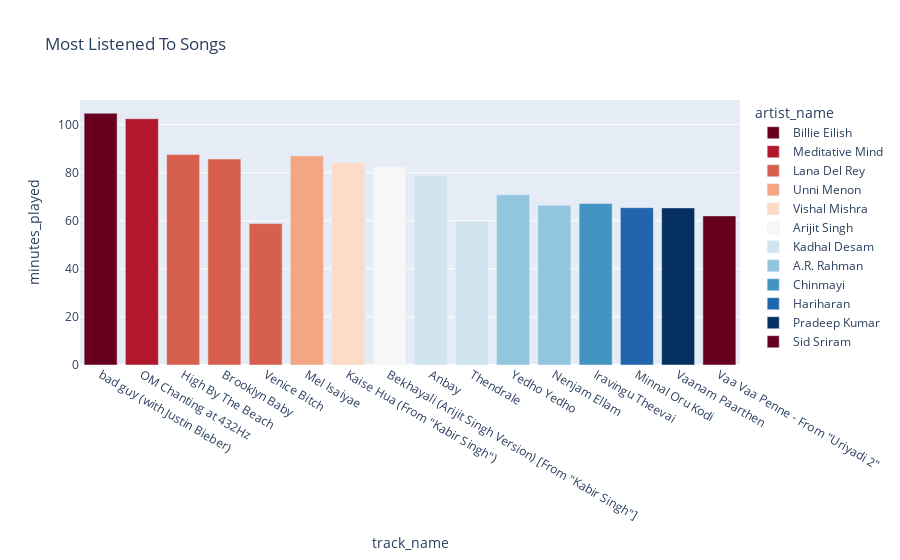

The code cell stored with this chart in its notebook:
### Code cell
fig = px.bar(song, x="track_name", y="minutes_played", title = 'Most Listened To Songs', color = "artist_name", color_discrete_sequence=px.colors.sequential.RdBu)
fig.show()

### Figure 1 — Plotly figure (JSON) as saved in the notebook; plotly's stock layout.template omitted (floating-point values rounded to 4 significant figures)
{"data": [{"alignmentgroup": "True", "hovertemplate": "artist_name=Billie Eilish<br>track_name=%{x}<br>minutes_played=%{y}<extra></extra>", "legendgroup": "Billie Eilish", "marker": {"color": "rgb(103,0,31)", "pattern": {"shape": ""}}, "name": "Billie Eilish", "offsetgroup": "Billie Eilish", "orientation": "v", "showlegend": true, "textposition": "auto", "type": "bar", "x": ["bad guy (with Justin Bieber)"], "xaxis": "x", "y": [104.8], "yaxis": "y"}, {"alignmentgroup": "True", "hovertemplate": "artist_name=Meditative Mind<br>track_name=%{x}<br>minutes_played=%{y}<extra></extra>", "legendgroup": "Meditative Mind", "marker": {"color": "rgb(178,24,43)", "pattern": {"shape": ""}}, "name": "Meditative Mind", "offsetgroup": "Meditative Mind", "orientation": "v", "showlegend": true, "textposition": "auto", "type": "bar", "x": ["OM Chanting at 432Hz"], "xaxis": "x", "y": [102.5], "yaxis": "y"}, {"alignmentgroup": "True", "hovertemplate": "artist_name=Lana Del Rey<br>track_name=%{x}<br>minutes_played=%{y}<extra></extra>", "legendgroup": "Lana Del Rey", "marker": {"color": "rgb(214,96,77)", "pattern": {"shape": ""}}, "name": "Lana Del Rey", "offsetgroup": "Lana Del Rey", "orientation": "v", "showlegend": true, "textposition": "auto", "type": "bar", "x": ["High By The Beach", "Brooklyn Baby", "Venice Bitch"], "xaxis": "x", "y": [87.59, 85.71, 58.86], "yaxis": "y"}, {"alignmentgroup": "True", "hovertemplate": "artist_name=Unni Menon<br>track_name=%{x}<br>minutes_played=%{y}<extra></extra>", "legendgroup": "Unni Menon", "marker": {"color": "rgb(244,165,130)", "pattern": {"shape": ""}}, "name": "Unni Menon", "offsetgroup": "Unni Menon", "orientation": "v", "showlegend": true, "textposition": "auto", "type": "bar", "x": ["Mel Isaiyae"], "xaxis": "x", "y": [87.01], "yaxis": "y"}, {"alignmentgroup": "True", "hovertemplate": "artist_name=Vishal Mishra<br>track_name=%{x}<br>minutes_played=%{y}<extra></extra>", "legendgroup": "Vishal Mishra", "marker": {"color": "rgb(253,219,199)", "pattern": {"shape": ""}}, "name": "Vishal Mishra", "offsetgroup": "Vishal Mishra", "orientation": "v", "showlegend": true, "textposition": "auto", "type": "bar", "x": ["Kaise Hua (From \"Kabir Singh\")"], "xaxis": "x", "y": [84.3], "yaxis": "y"}, {"alignmentgroup": "True", "hovertemplate": "artist_name=Arijit Singh<br>track_name=%{x}<br>minutes_played=%{y}<extra></extra>", "legendgroup": "Arijit Singh", "marker": {"color": "rgb(247,247,247)", "pattern": {"shape": ""}}, "name": "Arijit Singh", "offsetgroup": "Arijit Singh", "orientation": "v", "showlegend": true, "textposition": "auto", "type": "bar", "x": ["Bekhayali (Arijit Singh Version) [From \"Kabir Singh\"]"], "xaxis": "x", "y": [82.57], "yaxis": "y"}, {"alignmentgroup": "True", "hovertemplate": "artist_name=Kadhal Desam<br>track_name=%{x}<br>minutes_played=%{y}<extra></extra>", "legendgroup": "Kadhal Desam", "marker": {"color": "rgb(209,229,240)", "pattern": {"shape": ""}}, "name": "Kadhal Desam", "offsetgroup": "Kadhal Desam", "orientation": "v", "showlegend": true, "textposition": "auto", "type": "bar", "x": ["Anbay", "Thendrale"], "xaxis": "x", "y": [78.84, 59.8], "yaxis": "y"}, {"alignmentgroup": "True", "hovertemplate": "artist_name=A.R. Rahman<br>track_name=%{x}<br>minutes_played=%{y}<extra></extra>", "legendgroup": "A.R. Rahman", "marker": {"color": "rgb(146,197,222)", "pattern": {"shape": ""}}, "name": "A.R. Rahman", "offsetgroup": "A.R. Rahman", "orientation": "v", "showlegend": true, "textposition": "auto", "type": "bar", "x": ["Yedho Yedho", "Nenjam Ellam"], "xaxis": "x", "y": [70.81, 66.43], "yaxis": "y"}, {"alignmentgroup": "True", "hovertemplate": "artist_name=Chinmayi<br>track_name=%{x}<br>minutes_played=%{y}<extra></extra>", "legendgroup": "Chinmayi", "marker": {"color": "rgb(67,147,195)", "pattern": {"shape": ""}}, "name": "Chinmayi", "offsetgroup": "Chinmayi", "orientation": "v", "showlegend": true, "textposition": "auto", "type": "bar", "x": ["Iravingu Theevai"], "xaxis": "x", "y": [67.2], "yaxis": "y"}, {"alignmentgroup": "True", "hovertemplate": "artist_name=Hariharan<br>track_name=%{x}<br>minutes_played=%{y}<extra></extra>", "legendgroup": "Hariharan", "marker": {"color": "rgb(33,102,172)", "pattern": {"shape": ""}}, "name": "Hariharan", "offsetgroup": "Hariharan", "orientation": "v", "showlegend": true, "textposition": "auto", "type": "bar", "x": ["Minnal Oru Kodi"], "xaxis": "x", "y": [65.48], "yaxis": "y"}, {"alignmentgroup": "True", "hovertemplate": "artist_name=Pradeep Kumar<br>track_name=%{x}<br>minutes_played=%{y}<extra></extra>", "legendgroup": "Pradeep Kumar", "marker": {"color": "rgb(5,48,97)", "pattern": {"shape": ""}}, "name": "Pradeep Kumar", "offsetgroup": "Pradeep Kumar", "orientation": "v", "showlegend": true, "textposition": "auto", "type": "bar", "x": ["Vaanam Paarthen"], "xaxis": "x", "y": [65.38], "yaxis": "y"}, {"alignmentgroup": "True", "hovertemplate": "artist_name=Sid Sriram<br>track_name=%{x}<br>minutes_played=%{y}<extra></extra>", "legendgroup": "Sid Sriram", "marker": {"color": "rgb(103,0,31)", "pattern": {"shape": ""}}, "name": "Sid Sriram", "offsetgroup": "Sid Sriram", "orientation": "v", "showlegend": true, "textposition": "auto", "type": "bar", "x": ["Vaa Vaa Penne - From \"Uriyadi 2\""], "xaxis": "x", "y": [62.05], "yaxis": "y"}], "layout": {"barmode": "relative", "legend": {"title": {"text": "artist_name"}, "tracegroupgap": 0}, "title": {"text": "Most Listened To Songs"}, "xaxis": {"anchor": "y", "domain": [0, 1], "title": {"text": "track_name"}}, "yaxis": {"anchor": "x", "domain": [0, 1], "title": {"text": "minutes_played"}}}}
